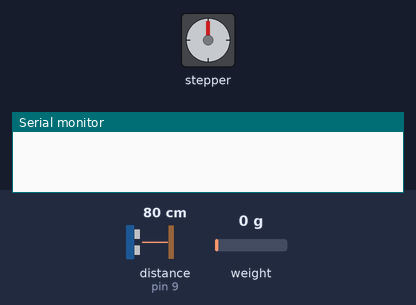
Simulated run of this sketch. Board: Arduino Uno, built with avr-gcc and run on an emulated ATmega328P. Shown: stepper motor, the last lines printed to the serial monitor. Wiring (inferred from the names in the program): ultrasonic range finder: trigger pin 8; echo pin 9. The inputs (shaded band) are chosen by the test bench; at power-on: distance to the obstacle (sensor on pin 9) 80 cm, weight on the scale 0 g. The echo pulse lasts 58.3 µs per cm; stepper angles assume 200 steps per turn.

Above: at 0.1 s.
3.7 s: distance to the obstacle (sensor on pin 9) set to 250 cm
At 4.2 s:
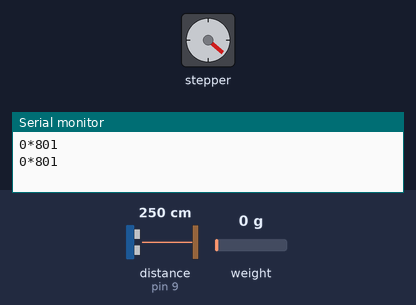
6.7 s: distance to the obstacle (sensor on pin 9) set to 2 cm
At 8.7 s:
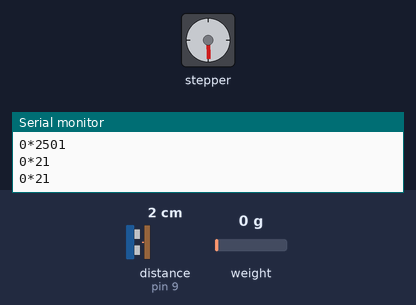
9.7 s: distance to the obstacle (sensor on pin 9) set to 4 cm
At 10.5 s:
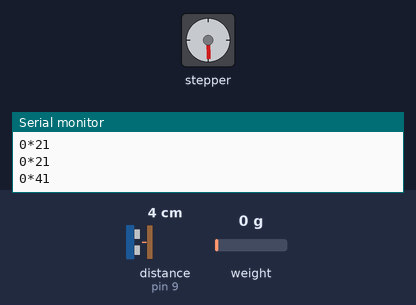
12.7 s: distance to the obstacle (sensor on pin 9) set to 299 cm
Timing chart, 0 to 16.7 s (numbered marks = the images above; inputs shaded):
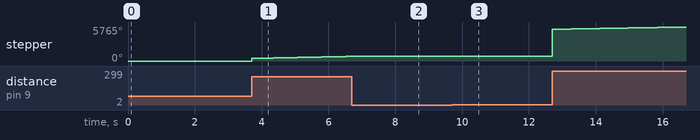

Measured:
- after the input at 6.7 s, stepper: stops changing and stays 784°
- after the input at 9.7 s, stepper: stops changing and stays 784°

The sketch:

cekmecihaziarduino.ino
```cpp
// DRV8825 pin tanımları
const int dirPin = 2;  // Yön pini (DRV8825'in DIR pinine bağlanır)
const int stepPin = 3; // Adım pini (DRV8825'in STEP pinine bağlanır)

// AccelStepper kütüphanesini dahil et
#include <AccelStepper.h>

// Motor nesnesini oluştur
// AccelStepper::DRIVER parametresi, DRV8825 gibi ayrı step ve yön pinleri olan sürücüler için kullanılır.
AccelStepper stepper(AccelStepper::DRIVER, stepPin, dirPin);

// --- HX711 - Load Cell ---
#include <HX711_ADC.h>
// ESP8266, ESP32 veya AVR (Arduino Uno, Mega vb.) için EEPROM kütüphanesini dahil et
#if defined(ESP8266)|| defined(ESP32) || defined(AVR)
#include <EEPROM.h>
#endif

const int HX711_dout = 4; // HX711'in DOUT (Data Out) pini Arduino'nun 4. dijital pinine
const int HX711_sck = 5;  // HX711'in SCK (Serial Clock) pini Arduino'nun 5. dijital pinine

HX711_ADC LoadCell(HX711_dout, HX711_sck);

const int calVal_eepromAdress = 0; // Kalibrasyon değerinin EEPROM'daki adresi

// --- HC-SR04 Ultrasonik Sensör ---
const int trigPin = 8; // HC-SR04'ün Trig pini Arduino'nun 8. dijital pinine
const int echoPin = 9; // HC-SR04'ün Echo pini Arduino'nun 9. dijital pinine

// Her iki veri (kuvvet ve mesafe) için ortak yazdırma zamanlayıcısı
unsigned long lastPrintTime = 0;
const int printInterval = 1000; // Verileri her 1000 ms'de (1 saniye) bir yazdır

// Sensör değerlerini depolamak için değişkenler
float currentKuvvet = 0.0;
float currentMesafe = 0.0;

void setup() {
  // Seri iletişimi başlat
  Serial.begin(57600);
  delay(10);

  // --- Step Motor Ayarları ---
  stepper.setMaxSpeed(1000);
  stepper.setAcceleration(500);
  digitalWrite(dirPin, HIGH); // Motorun dönüş yönü
  stepper.setSpeed(500);      // Motorun sabit dönüş hızı

  // --- Load Cell Ayarları ---
  LoadCell.begin();
  // Çıktıyı tersine çevirerek basınca azalma, çekince artma davranışı sağlar
  LoadCell.setReverseOutput();

  float calibrationValue = 696.0; // Kendi kalibrasyon değerinizi buraya girin!

  #if defined(ESP8266)|| defined(ESP32) || defined(AVR)
  EEPROM.get(calVal_eepromAdress, calibrationValue);
  #endif

  unsigned long stabilizingTime = 2000; // Sensörün stabilize olması için bekleme süresi (milisecond)
  boolean performTare = true;           // Başlangıçta tare (sıfırlama) işlemi yapılıp yapılmayacağı

  LoadCell.start(stabilizingTime, performTare);

  if (LoadCell.getTareTimeoutFlag()) {
    // Hata durumunda hiçbir şey yazdırmayacak, sadece burada kalacak.
    while(1);
  } else {
    LoadCell.setCalFactor(calibrationValue);
  }

  // --- Ultrasonik Sensör Ayarları ---
  pinMode(trigPin, OUTPUT);
  pinMode(echoPin, INPUT);
}

void loop() {
  // AccelStepper kütüphanesi, `setSpeed()` ile belirlenen hızda motorun sürekli dönmesini sağlar.
  // Bu fonksiyonun loop döngüsünde sürekli çağrılması zorunludur.
  stepper.runSpeed();

  // --- Load Cell Okuma ---
  if (LoadCell.update()) {
    float rawLoadValue = LoadCell.getData();
    currentKuvvet = (rawLoadValue / 1000.0) * 9.81; // Kuvveti Newton'a çevir
  }

  // --- Ultrasonik Mesafe Ölçümü ---
  long duration;    // Ses dalgasının gidiş-dönüş süresi

  digitalWrite(trigPin, LOW);
  delayMicroseconds(2);
  digitalWrite(trigPin, HIGH);
  delayMicroseconds(10);
  digitalWrite(trigPin, LOW);

  duration = pulseIn(echoPin, HIGH);
  currentMesafe = duration * 0.0343 / 2; // Mesafeyi santimetre olarak hesapla

  // --- Seri Port'a Veri Yazdırma ---
  // Belirli aralıklarla (1 saniye) kuvvet ve mesafe değerlerini tek satırda yazdır
  if (millis() - lastPrintTime >= printInterval) {
    // Kuvvet değerini tam sayıya yuvarla (veya istediğiniz ondalık basamak kadar bırakabilirsiniz)
    Serial.print( (int)(currentKuvvet + 0.5) ); // En yakın tam sayıya yuvarlama
    Serial.print("*");
    // Mesafe değerini tam sayıya yuvarla
    Serial.println( (int)((currentMesafe + 0.5)*10)); // En yakın tam sayıya yuvarlama

    lastPrintTime = millis(); // Son yazdırma zamanını güncelle
  }

  // Seri terminalden 't' komutu gelirse tare (sıfırlama) işlemi başlat
  // Bu kısım çıktıyı etkilemez, sadece tare işlemini yapar.
  if (Serial.available() > 0) {
    char inByte = Serial.read();
    if (inByte == 't' || inByte == 'T') {
      LoadCell.tareNoDelay();
      // Tare işlemi başladığında seri porta çıktı verilmediği için kullanıcıya bilgi verilmeyecektir.
      // İsterseniz burada kısa bir bip sesi veya LED yakma gibi görsel bir geri bildirim ekleyebilirsiniz.
    }
  }
}
```
